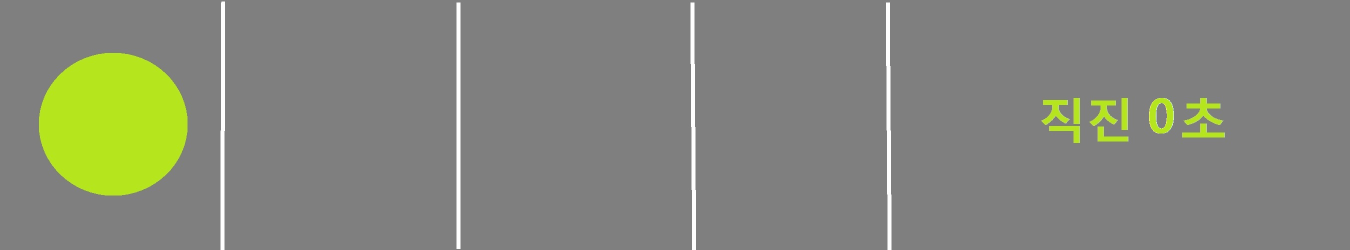
#> input picture nextlevel_files/3projec_0125/3projec/img/st0.jpg, 2700 x 500 px, found by its file name (shown at 1/2 size)
$ python testgui.py
#> lines starting #> are read from the running program, lines starting #| are printed output that depends on the picture
import cv2


def ts():
    img_src = cv2.imread("./img/st0.jpg")
#> img_src is the input picture: shape (500, 2700, 3); mean B, G, R 123, 134.4, 131.6
    img = cv2.resize(img_src, dsize=(0, 0), fx=0.1, fy=0.1, interpolation=cv2.INTER_LINEAR)
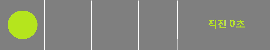
#> img: shape (50, 270, 3); mean B, G, R 123.3, 134.7, 132

    winname = "test"
    cv2.namedWindow(winname, cv2.WINDOW_NORMAL)   # create a named window
    #cv2.setWindowProperty(winname, cv2.WND_PROP_FULLSCREEN, cv2.WINDOW_FULLSCREEN)
    cv2.moveWindow(winname, 0, 0)   # Move it to (40, 30)
    cv2.imshow(winname, img)
    cv2.resizeWindow(winname, 270, 5)
    cv2.waitKey()
    cv2.destroyAllWindows()


ts()
